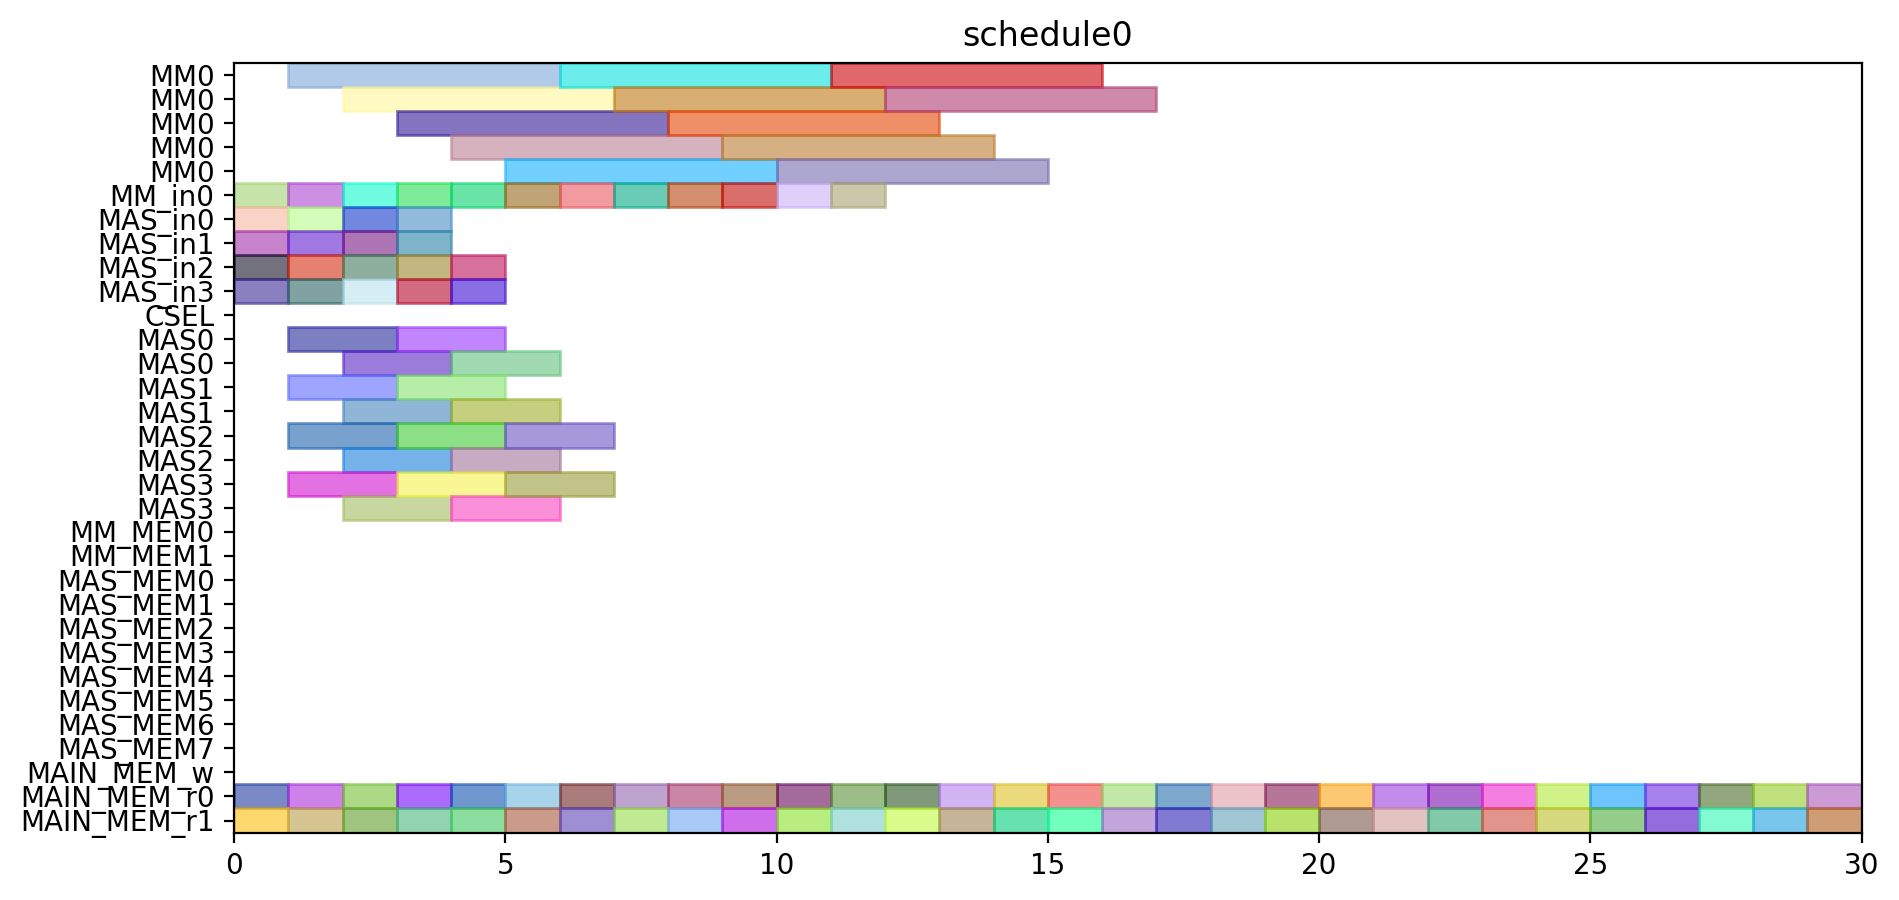

Recreate this plot in Python.
from pyschedule import Scenario, solvers, plotters, alt


def solve():
	horizon = 110
	S = Scenario("schedule0", horizon=horizon)

	# resource
	MM = S.Resources('MM', num=1, size=5)
	MM_in = S.Resources('MM_in', num=1)
	MAS_in = S.Resources('MAS_in', num=4)
	CSEL = S.Resource('CSEL')
	MAS = S.Resources('MAS', num=4, size=2, periods=range(1, horizon))
	MM_MEM = S.Resources('MM_MEM', num=2)
	MAS_MEM = S.Resources('MAS_MEM', num=8)
	MAIN_MEM_w = S.Resource('MAIN_MEM_w', size=1)
	MAIN_MEM_r = S.Resources('MAIN_MEM_r', num=2)

	# result of previous scheduling

	# new tasks
	c_t0_t0_t0 = S.Task('c_t0_t0_t0', length=5, delay_cost=1)
	c_t0_t0_t0 += alt(MM)
	c_t0_t0_t0_in = S.Task('c_t0_t0_t0_in', length=1, delay_cost=1)
	c_t0_t0_t0_in += alt(MM_in)
	S += c_t0_t0_t0_in*MM_in[0]<=c_t0_t0_t0*MM[0]

	c_t0_t0_t0_mem0 = S.Task('c_t0_t0_t0_mem0', length=1, delay_cost=1)
	c_t0_t0_t0_mem0 += MAIN_MEM_r[0]
	c_t0_t0_t0_mem1 = S.Task('c_t0_t0_t0_mem1', length=1, delay_cost=1)
	c_t0_t0_t0_mem1 += MAIN_MEM_r[1]
	c_t0_t0_t1 = S.Task('c_t0_t0_t1', length=5, delay_cost=1)
	c_t0_t0_t1 += alt(MM)
	c_t0_t0_t1_in = S.Task('c_t0_t0_t1_in', length=1, delay_cost=1)
	c_t0_t0_t1_in += alt(MM_in)
	S += c_t0_t0_t1_in*MM_in[0]<=c_t0_t0_t1*MM[0]

	c_t0_t0_t1_mem0 = S.Task('c_t0_t0_t1_mem0', length=1, delay_cost=1)
	c_t0_t0_t1_mem0 += MAIN_MEM_r[0]
	c_t0_t0_t1_mem1 = S.Task('c_t0_t0_t1_mem1', length=1, delay_cost=1)
	c_t0_t0_t1_mem1 += MAIN_MEM_r[1]
	c_t0_t0_t2 = S.Task('c_t0_t0_t2', length=2, delay_cost=1)
	c_t0_t0_t2 += alt(MAS)
	c_t0_t0_t2_in = S.Task('c_t0_t0_t2_in', length=1, delay_cost=1)
	c_t0_t0_t2_in += alt(MAS_in)
	S += c_t0_t0_t2_in*MAS_in[0]<=c_t0_t0_t2*MAS[0]

	S += c_t0_t0_t2_in*MAS_in[1]<=c_t0_t0_t2*MAS[1]

	S += c_t0_t0_t2_in*MAS_in[2]<=c_t0_t0_t2*MAS[2]

	S += c_t0_t0_t2_in*MAS_in[3]<=c_t0_t0_t2*MAS[3]

	c_t0_t0_t2_mem0 = S.Task('c_t0_t0_t2_mem0', length=1, delay_cost=1)
	c_t0_t0_t2_mem0 += MAIN_MEM_r[0]
	c_t0_t0_t2_mem1 = S.Task('c_t0_t0_t2_mem1', length=1, delay_cost=1)
	c_t0_t0_t2_mem1 += MAIN_MEM_r[1]
	c_t0_t0_t3 = S.Task('c_t0_t0_t3', length=2, delay_cost=1)
	c_t0_t0_t3 += alt(MAS)
	c_t0_t0_t3_in = S.Task('c_t0_t0_t3_in', length=1, delay_cost=1)
	c_t0_t0_t3_in += alt(MAS_in)
	S += c_t0_t0_t3_in*MAS_in[0]<=c_t0_t0_t3*MAS[0]

	S += c_t0_t0_t3_in*MAS_in[1]<=c_t0_t0_t3*MAS[1]

	S += c_t0_t0_t3_in*MAS_in[2]<=c_t0_t0_t3*MAS[2]

	S += c_t0_t0_t3_in*MAS_in[3]<=c_t0_t0_t3*MAS[3]

	c_t0_t0_t3_mem0 = S.Task('c_t0_t0_t3_mem0', length=1, delay_cost=1)
	c_t0_t0_t3_mem0 += MAIN_MEM_r[0]
	c_t0_t0_t3_mem1 = S.Task('c_t0_t0_t3_mem1', length=1, delay_cost=1)
	c_t0_t0_t3_mem1 += MAIN_MEM_r[1]
	c_t0_t1_t0 = S.Task('c_t0_t1_t0', length=5, delay_cost=1)
	c_t0_t1_t0 += alt(MM)
	c_t0_t1_t0_in = S.Task('c_t0_t1_t0_in', length=1, delay_cost=1)
	c_t0_t1_t0_in += alt(MM_in)
	S += c_t0_t1_t0_in*MM_in[0]<=c_t0_t1_t0*MM[0]

	c_t0_t1_t0_mem0 = S.Task('c_t0_t1_t0_mem0', length=1, delay_cost=1)
	c_t0_t1_t0_mem0 += MAIN_MEM_r[0]
	c_t0_t1_t0_mem1 = S.Task('c_t0_t1_t0_mem1', length=1, delay_cost=1)
	c_t0_t1_t0_mem1 += MAIN_MEM_r[1]
	c_t0_t1_t1 = S.Task('c_t0_t1_t1', length=5, delay_cost=1)
	c_t0_t1_t1 += alt(MM)
	c_t0_t1_t1_in = S.Task('c_t0_t1_t1_in', length=1, delay_cost=1)
	c_t0_t1_t1_in += alt(MM_in)
	S += c_t0_t1_t1_in*MM_in[0]<=c_t0_t1_t1*MM[0]

	c_t0_t1_t1_mem0 = S.Task('c_t0_t1_t1_mem0', length=1, delay_cost=1)
	c_t0_t1_t1_mem0 += MAIN_MEM_r[0]
	c_t0_t1_t1_mem1 = S.Task('c_t0_t1_t1_mem1', length=1, delay_cost=1)
	c_t0_t1_t1_mem1 += MAIN_MEM_r[1]
	c_t0_t1_t2 = S.Task('c_t0_t1_t2', length=2, delay_cost=1)
	c_t0_t1_t2 += alt(MAS)
	c_t0_t1_t2_in = S.Task('c_t0_t1_t2_in', length=1, delay_cost=1)
	c_t0_t1_t2_in += alt(MAS_in)
	S += c_t0_t1_t2_in*MAS_in[0]<=c_t0_t1_t2*MAS[0]

	S += c_t0_t1_t2_in*MAS_in[1]<=c_t0_t1_t2*MAS[1]

	S += c_t0_t1_t2_in*MAS_in[2]<=c_t0_t1_t2*MAS[2]

	S += c_t0_t1_t2_in*MAS_in[3]<=c_t0_t1_t2*MAS[3]

	c_t0_t1_t2_mem0 = S.Task('c_t0_t1_t2_mem0', length=1, delay_cost=1)
	c_t0_t1_t2_mem0 += MAIN_MEM_r[0]
	c_t0_t1_t2_mem1 = S.Task('c_t0_t1_t2_mem1', length=1, delay_cost=1)
	c_t0_t1_t2_mem1 += MAIN_MEM_r[1]
	c_t0_t1_t3 = S.Task('c_t0_t1_t3', length=2, delay_cost=1)
	c_t0_t1_t3 += alt(MAS)
	c_t0_t1_t3_in = S.Task('c_t0_t1_t3_in', length=1, delay_cost=1)
	c_t0_t1_t3_in += alt(MAS_in)
	S += c_t0_t1_t3_in*MAS_in[0]<=c_t0_t1_t3*MAS[0]

	S += c_t0_t1_t3_in*MAS_in[1]<=c_t0_t1_t3*MAS[1]

	S += c_t0_t1_t3_in*MAS_in[2]<=c_t0_t1_t3*MAS[2]

	S += c_t0_t1_t3_in*MAS_in[3]<=c_t0_t1_t3*MAS[3]

	c_t0_t1_t3_mem0 = S.Task('c_t0_t1_t3_mem0', length=1, delay_cost=1)
	c_t0_t1_t3_mem0 += MAIN_MEM_r[0]
	c_t0_t1_t3_mem1 = S.Task('c_t0_t1_t3_mem1', length=1, delay_cost=1)
	c_t0_t1_t3_mem1 += MAIN_MEM_r[1]
	c_t0_t20 = S.Task('c_t0_t20', length=2, delay_cost=1)
	c_t0_t20 += alt(MAS)
	c_t0_t20_in = S.Task('c_t0_t20_in', length=1, delay_cost=1)
	c_t0_t20_in += alt(MAS_in)
	S += c_t0_t20_in*MAS_in[0]<=c_t0_t20*MAS[0]

	S += c_t0_t20_in*MAS_in[1]<=c_t0_t20*MAS[1]

	S += c_t0_t20_in*MAS_in[2]<=c_t0_t20*MAS[2]

	S += c_t0_t20_in*MAS_in[3]<=c_t0_t20*MAS[3]

	c_t0_t20_mem0 = S.Task('c_t0_t20_mem0', length=1, delay_cost=1)
	c_t0_t20_mem0 += MAIN_MEM_r[0]
	c_t0_t20_mem1 = S.Task('c_t0_t20_mem1', length=1, delay_cost=1)
	c_t0_t20_mem1 += MAIN_MEM_r[1]
	c_t0_t21 = S.Task('c_t0_t21', length=2, delay_cost=1)
	c_t0_t21 += alt(MAS)
	c_t0_t21_in = S.Task('c_t0_t21_in', length=1, delay_cost=1)
	c_t0_t21_in += alt(MAS_in)
	S += c_t0_t21_in*MAS_in[0]<=c_t0_t21*MAS[0]

	S += c_t0_t21_in*MAS_in[1]<=c_t0_t21*MAS[1]

	S += c_t0_t21_in*MAS_in[2]<=c_t0_t21*MAS[2]

	S += c_t0_t21_in*MAS_in[3]<=c_t0_t21*MAS[3]

	c_t0_t21_mem0 = S.Task('c_t0_t21_mem0', length=1, delay_cost=1)
	c_t0_t21_mem0 += MAIN_MEM_r[0]
	c_t0_t21_mem1 = S.Task('c_t0_t21_mem1', length=1, delay_cost=1)
	c_t0_t21_mem1 += MAIN_MEM_r[1]
	c_t0_t30 = S.Task('c_t0_t30', length=2, delay_cost=1)
	c_t0_t30 += alt(MAS)
	c_t0_t30_in = S.Task('c_t0_t30_in', length=1, delay_cost=1)
	c_t0_t30_in += alt(MAS_in)
	S += c_t0_t30_in*MAS_in[0]<=c_t0_t30*MAS[0]

	S += c_t0_t30_in*MAS_in[1]<=c_t0_t30*MAS[1]

	S += c_t0_t30_in*MAS_in[2]<=c_t0_t30*MAS[2]

	S += c_t0_t30_in*MAS_in[3]<=c_t0_t30*MAS[3]

	c_t0_t30_mem0 = S.Task('c_t0_t30_mem0', length=1, delay_cost=1)
	c_t0_t30_mem0 += MAIN_MEM_r[0]
	c_t0_t30_mem1 = S.Task('c_t0_t30_mem1', length=1, delay_cost=1)
	c_t0_t30_mem1 += MAIN_MEM_r[1]
	c_t0_t31 = S.Task('c_t0_t31', length=2, delay_cost=1)
	c_t0_t31 += alt(MAS)
	c_t0_t31_in = S.Task('c_t0_t31_in', length=1, delay_cost=1)
	c_t0_t31_in += alt(MAS_in)
	S += c_t0_t31_in*MAS_in[0]<=c_t0_t31*MAS[0]

	S += c_t0_t31_in*MAS_in[1]<=c_t0_t31*MAS[1]

	S += c_t0_t31_in*MAS_in[2]<=c_t0_t31*MAS[2]

	S += c_t0_t31_in*MAS_in[3]<=c_t0_t31*MAS[3]

	c_t0_t31_mem0 = S.Task('c_t0_t31_mem0', length=1, delay_cost=1)
	c_t0_t31_mem0 += MAIN_MEM_r[0]
	c_t0_t31_mem1 = S.Task('c_t0_t31_mem1', length=1, delay_cost=1)
	c_t0_t31_mem1 += MAIN_MEM_r[1]
	c_t1_t0_t0 = S.Task('c_t1_t0_t0', length=5, delay_cost=1)
	c_t1_t0_t0 += alt(MM)
	c_t1_t0_t0_in = S.Task('c_t1_t0_t0_in', length=1, delay_cost=1)
	c_t1_t0_t0_in += alt(MM_in)
	S += c_t1_t0_t0_in*MM_in[0]<=c_t1_t0_t0*MM[0]

	c_t1_t0_t0_mem0 = S.Task('c_t1_t0_t0_mem0', length=1, delay_cost=1)
	c_t1_t0_t0_mem0 += MAIN_MEM_r[0]
	c_t1_t0_t0_mem1 = S.Task('c_t1_t0_t0_mem1', length=1, delay_cost=1)
	c_t1_t0_t0_mem1 += MAIN_MEM_r[1]
	c_t1_t0_t1 = S.Task('c_t1_t0_t1', length=5, delay_cost=1)
	c_t1_t0_t1 += alt(MM)
	c_t1_t0_t1_in = S.Task('c_t1_t0_t1_in', length=1, delay_cost=1)
	c_t1_t0_t1_in += alt(MM_in)
	S += c_t1_t0_t1_in*MM_in[0]<=c_t1_t0_t1*MM[0]

	c_t1_t0_t1_mem0 = S.Task('c_t1_t0_t1_mem0', length=1, delay_cost=1)
	c_t1_t0_t1_mem0 += MAIN_MEM_r[0]
	c_t1_t0_t1_mem1 = S.Task('c_t1_t0_t1_mem1', length=1, delay_cost=1)
	c_t1_t0_t1_mem1 += MAIN_MEM_r[1]
	c_t1_t0_t2 = S.Task('c_t1_t0_t2', length=2, delay_cost=1)
	c_t1_t0_t2 += alt(MAS)
	c_t1_t0_t2_in = S.Task('c_t1_t0_t2_in', length=1, delay_cost=1)
	c_t1_t0_t2_in += alt(MAS_in)
	S += c_t1_t0_t2_in*MAS_in[0]<=c_t1_t0_t2*MAS[0]

	S += c_t1_t0_t2_in*MAS_in[1]<=c_t1_t0_t2*MAS[1]

	S += c_t1_t0_t2_in*MAS_in[2]<=c_t1_t0_t2*MAS[2]

	S += c_t1_t0_t2_in*MAS_in[3]<=c_t1_t0_t2*MAS[3]

	c_t1_t0_t2_mem0 = S.Task('c_t1_t0_t2_mem0', length=1, delay_cost=1)
	c_t1_t0_t2_mem0 += MAIN_MEM_r[0]
	c_t1_t0_t2_mem1 = S.Task('c_t1_t0_t2_mem1', length=1, delay_cost=1)
	c_t1_t0_t2_mem1 += MAIN_MEM_r[1]
	c_t1_t0_t3 = S.Task('c_t1_t0_t3', length=2, delay_cost=1)
	c_t1_t0_t3 += alt(MAS)
	c_t1_t0_t3_in = S.Task('c_t1_t0_t3_in', length=1, delay_cost=1)
	c_t1_t0_t3_in += alt(MAS_in)
	S += c_t1_t0_t3_in*MAS_in[0]<=c_t1_t0_t3*MAS[0]

	S += c_t1_t0_t3_in*MAS_in[1]<=c_t1_t0_t3*MAS[1]

	S += c_t1_t0_t3_in*MAS_in[2]<=c_t1_t0_t3*MAS[2]

	S += c_t1_t0_t3_in*MAS_in[3]<=c_t1_t0_t3*MAS[3]

	c_t1_t0_t3_mem0 = S.Task('c_t1_t0_t3_mem0', length=1, delay_cost=1)
	c_t1_t0_t3_mem0 += MAIN_MEM_r[0]
	c_t1_t0_t3_mem1 = S.Task('c_t1_t0_t3_mem1', length=1, delay_cost=1)
	c_t1_t0_t3_mem1 += MAIN_MEM_r[1]
	c_t1_t1_t0 = S.Task('c_t1_t1_t0', length=5, delay_cost=1)
	c_t1_t1_t0 += alt(MM)
	c_t1_t1_t0_in = S.Task('c_t1_t1_t0_in', length=1, delay_cost=1)
	c_t1_t1_t0_in += alt(MM_in)
	S += c_t1_t1_t0_in*MM_in[0]<=c_t1_t1_t0*MM[0]

	c_t1_t1_t0_mem0 = S.Task('c_t1_t1_t0_mem0', length=1, delay_cost=1)
	c_t1_t1_t0_mem0 += MAIN_MEM_r[0]
	c_t1_t1_t0_mem1 = S.Task('c_t1_t1_t0_mem1', length=1, delay_cost=1)
	c_t1_t1_t0_mem1 += MAIN_MEM_r[1]
	c_t1_t1_t1 = S.Task('c_t1_t1_t1', length=5, delay_cost=1)
	c_t1_t1_t1 += alt(MM)
	c_t1_t1_t1_in = S.Task('c_t1_t1_t1_in', length=1, delay_cost=1)
	c_t1_t1_t1_in += alt(MM_in)
	S += c_t1_t1_t1_in*MM_in[0]<=c_t1_t1_t1*MM[0]

	c_t1_t1_t1_mem0 = S.Task('c_t1_t1_t1_mem0', length=1, delay_cost=1)
	c_t1_t1_t1_mem0 += MAIN_MEM_r[0]
	c_t1_t1_t1_mem1 = S.Task('c_t1_t1_t1_mem1', length=1, delay_cost=1)
	c_t1_t1_t1_mem1 += MAIN_MEM_r[1]
	c_t1_t1_t2 = S.Task('c_t1_t1_t2', length=2, delay_cost=1)
	c_t1_t1_t2 += alt(MAS)
	c_t1_t1_t2_in = S.Task('c_t1_t1_t2_in', length=1, delay_cost=1)
	c_t1_t1_t2_in += alt(MAS_in)
	S += c_t1_t1_t2_in*MAS_in[0]<=c_t1_t1_t2*MAS[0]

	S += c_t1_t1_t2_in*MAS_in[1]<=c_t1_t1_t2*MAS[1]

	S += c_t1_t1_t2_in*MAS_in[2]<=c_t1_t1_t2*MAS[2]

	S += c_t1_t1_t2_in*MAS_in[3]<=c_t1_t1_t2*MAS[3]

	c_t1_t1_t2_mem0 = S.Task('c_t1_t1_t2_mem0', length=1, delay_cost=1)
	c_t1_t1_t2_mem0 += MAIN_MEM_r[0]
	c_t1_t1_t2_mem1 = S.Task('c_t1_t1_t2_mem1', length=1, delay_cost=1)
	c_t1_t1_t2_mem1 += MAIN_MEM_r[1]
	c_t1_t1_t3 = S.Task('c_t1_t1_t3', length=2, delay_cost=1)
	c_t1_t1_t3 += alt(MAS)
	c_t1_t1_t3_in = S.Task('c_t1_t1_t3_in', length=1, delay_cost=1)
	c_t1_t1_t3_in += alt(MAS_in)
	S += c_t1_t1_t3_in*MAS_in[0]<=c_t1_t1_t3*MAS[0]

	S += c_t1_t1_t3_in*MAS_in[1]<=c_t1_t1_t3*MAS[1]

	S += c_t1_t1_t3_in*MAS_in[2]<=c_t1_t1_t3*MAS[2]

	S += c_t1_t1_t3_in*MAS_in[3]<=c_t1_t1_t3*MAS[3]

	c_t1_t1_t3_mem0 = S.Task('c_t1_t1_t3_mem0', length=1, delay_cost=1)
	c_t1_t1_t3_mem0 += MAIN_MEM_r[0]
	c_t1_t1_t3_mem1 = S.Task('c_t1_t1_t3_mem1', length=1, delay_cost=1)
	c_t1_t1_t3_mem1 += MAIN_MEM_r[1]
	c_t1_t20 = S.Task('c_t1_t20', length=2, delay_cost=1)
	c_t1_t20 += alt(MAS)
	c_t1_t20_in = S.Task('c_t1_t20_in', length=1, delay_cost=1)
	c_t1_t20_in += alt(MAS_in)
	S += c_t1_t20_in*MAS_in[0]<=c_t1_t20*MAS[0]

	S += c_t1_t20_in*MAS_in[1]<=c_t1_t20*MAS[1]

	S += c_t1_t20_in*MAS_in[2]<=c_t1_t20*MAS[2]

	S += c_t1_t20_in*MAS_in[3]<=c_t1_t20*MAS[3]

	c_t1_t20_mem0 = S.Task('c_t1_t20_mem0', length=1, delay_cost=1)
	c_t1_t20_mem0 += MAIN_MEM_r[0]
	c_t1_t20_mem1 = S.Task('c_t1_t20_mem1', length=1, delay_cost=1)
	c_t1_t20_mem1 += MAIN_MEM_r[1]
	c_t1_t21 = S.Task('c_t1_t21', length=2, delay_cost=1)
	c_t1_t21 += alt(MAS)
	c_t1_t21_in = S.Task('c_t1_t21_in', length=1, delay_cost=1)
	c_t1_t21_in += alt(MAS_in)
	S += c_t1_t21_in*MAS_in[0]<=c_t1_t21*MAS[0]

	S += c_t1_t21_in*MAS_in[1]<=c_t1_t21*MAS[1]

	S += c_t1_t21_in*MAS_in[2]<=c_t1_t21*MAS[2]

	S += c_t1_t21_in*MAS_in[3]<=c_t1_t21*MAS[3]

	c_t1_t21_mem0 = S.Task('c_t1_t21_mem0', length=1, delay_cost=1)
	c_t1_t21_mem0 += MAIN_MEM_r[0]
	c_t1_t21_mem1 = S.Task('c_t1_t21_mem1', length=1, delay_cost=1)
	c_t1_t21_mem1 += MAIN_MEM_r[1]
	c_t1_t30 = S.Task('c_t1_t30', length=2, delay_cost=1)
	c_t1_t30 += alt(MAS)
	c_t1_t30_in = S.Task('c_t1_t30_in', length=1, delay_cost=1)
	c_t1_t30_in += alt(MAS_in)
	S += c_t1_t30_in*MAS_in[0]<=c_t1_t30*MAS[0]

	S += c_t1_t30_in*MAS_in[1]<=c_t1_t30*MAS[1]

	S += c_t1_t30_in*MAS_in[2]<=c_t1_t30*MAS[2]

	S += c_t1_t30_in*MAS_in[3]<=c_t1_t30*MAS[3]

	c_t1_t30_mem0 = S.Task('c_t1_t30_mem0', length=1, delay_cost=1)
	c_t1_t30_mem0 += MAIN_MEM_r[0]
	c_t1_t30_mem1 = S.Task('c_t1_t30_mem1', length=1, delay_cost=1)
	c_t1_t30_mem1 += MAIN_MEM_r[1]
	c_t1_t31 = S.Task('c_t1_t31', length=2, delay_cost=1)
	c_t1_t31 += alt(MAS)
	c_t1_t31_in = S.Task('c_t1_t31_in', length=1, delay_cost=1)
	c_t1_t31_in += alt(MAS_in)
	S += c_t1_t31_in*MAS_in[0]<=c_t1_t31*MAS[0]

	S += c_t1_t31_in*MAS_in[1]<=c_t1_t31*MAS[1]

	S += c_t1_t31_in*MAS_in[2]<=c_t1_t31*MAS[2]

	S += c_t1_t31_in*MAS_in[3]<=c_t1_t31*MAS[3]

	c_t1_t31_mem0 = S.Task('c_t1_t31_mem0', length=1, delay_cost=1)
	c_t1_t31_mem0 += MAIN_MEM_r[0]
	c_t1_t31_mem1 = S.Task('c_t1_t31_mem1', length=1, delay_cost=1)
	c_t1_t31_mem1 += MAIN_MEM_r[1]
	c_t2_t0_t0 = S.Task('c_t2_t0_t0', length=5, delay_cost=1)
	c_t2_t0_t0 += alt(MM)
	c_t2_t0_t0_in = S.Task('c_t2_t0_t0_in', length=1, delay_cost=1)
	c_t2_t0_t0_in += alt(MM_in)
	S += c_t2_t0_t0_in*MM_in[0]<=c_t2_t0_t0*MM[0]

	c_t2_t0_t0_mem0 = S.Task('c_t2_t0_t0_mem0', length=1, delay_cost=1)
	c_t2_t0_t0_mem0 += MAIN_MEM_r[0]
	c_t2_t0_t0_mem1 = S.Task('c_t2_t0_t0_mem1', length=1, delay_cost=1)
	c_t2_t0_t0_mem1 += MAIN_MEM_r[1]
	c_t2_t0_t1 = S.Task('c_t2_t0_t1', length=5, delay_cost=1)
	c_t2_t0_t1 += alt(MM)
	c_t2_t0_t1_in = S.Task('c_t2_t0_t1_in', length=1, delay_cost=1)
	c_t2_t0_t1_in += alt(MM_in)
	S += c_t2_t0_t1_in*MM_in[0]<=c_t2_t0_t1*MM[0]

	c_t2_t0_t1_mem0 = S.Task('c_t2_t0_t1_mem0', length=1, delay_cost=1)
	c_t2_t0_t1_mem0 += MAIN_MEM_r[0]
	c_t2_t0_t1_mem1 = S.Task('c_t2_t0_t1_mem1', length=1, delay_cost=1)
	c_t2_t0_t1_mem1 += MAIN_MEM_r[1]
	c_t2_t0_t2 = S.Task('c_t2_t0_t2', length=2, delay_cost=1)
	c_t2_t0_t2 += alt(MAS)
	c_t2_t0_t2_in = S.Task('c_t2_t0_t2_in', length=1, delay_cost=1)
	c_t2_t0_t2_in += alt(MAS_in)
	S += c_t2_t0_t2_in*MAS_in[0]<=c_t2_t0_t2*MAS[0]

	S += c_t2_t0_t2_in*MAS_in[1]<=c_t2_t0_t2*MAS[1]

	S += c_t2_t0_t2_in*MAS_in[2]<=c_t2_t0_t2*MAS[2]

	S += c_t2_t0_t2_in*MAS_in[3]<=c_t2_t0_t2*MAS[3]

	c_t2_t0_t2_mem0 = S.Task('c_t2_t0_t2_mem0', length=1, delay_cost=1)
	c_t2_t0_t2_mem0 += MAIN_MEM_r[0]
	c_t2_t0_t2_mem1 = S.Task('c_t2_t0_t2_mem1', length=1, delay_cost=1)
	c_t2_t0_t2_mem1 += MAIN_MEM_r[1]
	c_t2_t0_t3 = S.Task('c_t2_t0_t3', length=2, delay_cost=1)
	c_t2_t0_t3 += alt(MAS)
	c_t2_t0_t3_in = S.Task('c_t2_t0_t3_in', length=1, delay_cost=1)
	c_t2_t0_t3_in += alt(MAS_in)
	S += c_t2_t0_t3_in*MAS_in[0]<=c_t2_t0_t3*MAS[0]

	S += c_t2_t0_t3_in*MAS_in[1]<=c_t2_t0_t3*MAS[1]

	S += c_t2_t0_t3_in*MAS_in[2]<=c_t2_t0_t3*MAS[2]

	S += c_t2_t0_t3_in*MAS_in[3]<=c_t2_t0_t3*MAS[3]

	c_t2_t0_t3_mem0 = S.Task('c_t2_t0_t3_mem0', length=1, delay_cost=1)
	c_t2_t0_t3_mem0 += MAIN_MEM_r[0]
	c_t2_t0_t3_mem1 = S.Task('c_t2_t0_t3_mem1', length=1, delay_cost=1)
	c_t2_t0_t3_mem1 += MAIN_MEM_r[1]
	c_t2_t1_t0 = S.Task('c_t2_t1_t0', length=5, delay_cost=1)
	c_t2_t1_t0 += alt(MM)
	c_t2_t1_t0_in = S.Task('c_t2_t1_t0_in', length=1, delay_cost=1)
	c_t2_t1_t0_in += alt(MM_in)
	S += c_t2_t1_t0_in*MM_in[0]<=c_t2_t1_t0*MM[0]

	c_t2_t1_t0_mem0 = S.Task('c_t2_t1_t0_mem0', length=1, delay_cost=1)
	c_t2_t1_t0_mem0 += MAIN_MEM_r[0]
	c_t2_t1_t0_mem1 = S.Task('c_t2_t1_t0_mem1', length=1, delay_cost=1)
	c_t2_t1_t0_mem1 += MAIN_MEM_r[1]
	c_t2_t1_t1 = S.Task('c_t2_t1_t1', length=5, delay_cost=1)
	c_t2_t1_t1 += alt(MM)
	c_t2_t1_t1_in = S.Task('c_t2_t1_t1_in', length=1, delay_cost=1)
	c_t2_t1_t1_in += alt(MM_in)
	S += c_t2_t1_t1_in*MM_in[0]<=c_t2_t1_t1*MM[0]

	c_t2_t1_t1_mem0 = S.Task('c_t2_t1_t1_mem0', length=1, delay_cost=1)
	c_t2_t1_t1_mem0 += MAIN_MEM_r[0]
	c_t2_t1_t1_mem1 = S.Task('c_t2_t1_t1_mem1', length=1, delay_cost=1)
	c_t2_t1_t1_mem1 += MAIN_MEM_r[1]
	solvers.mip.solve(S,msg=1,kind='CPLEX',ratio_gap=1.01)

	solution = [['hoge']*len(S.solution()[1]) for i in range(len(S.solution()))]
	for i in range(len(S.solution())):
		for j in range(len(S.solution()[i])):
			solution[i][j]=str(S.solution()[i][j])
	print(solution)

	cycles = int(solution[-1][3])

	pic_file_name = "/home/mfukuda/ABE/multiRAM_multiMAS_16mux/scheduling_result/stage5MM1_stage2MAS4/MUL/schedule0.png"
	if(S.solution() != []):
		plotters.matplotlib.plot(S,img_filename=pic_file_name, show_task_labels=False, fig_size=(cycles*0.25+3, 5))

	return solution
